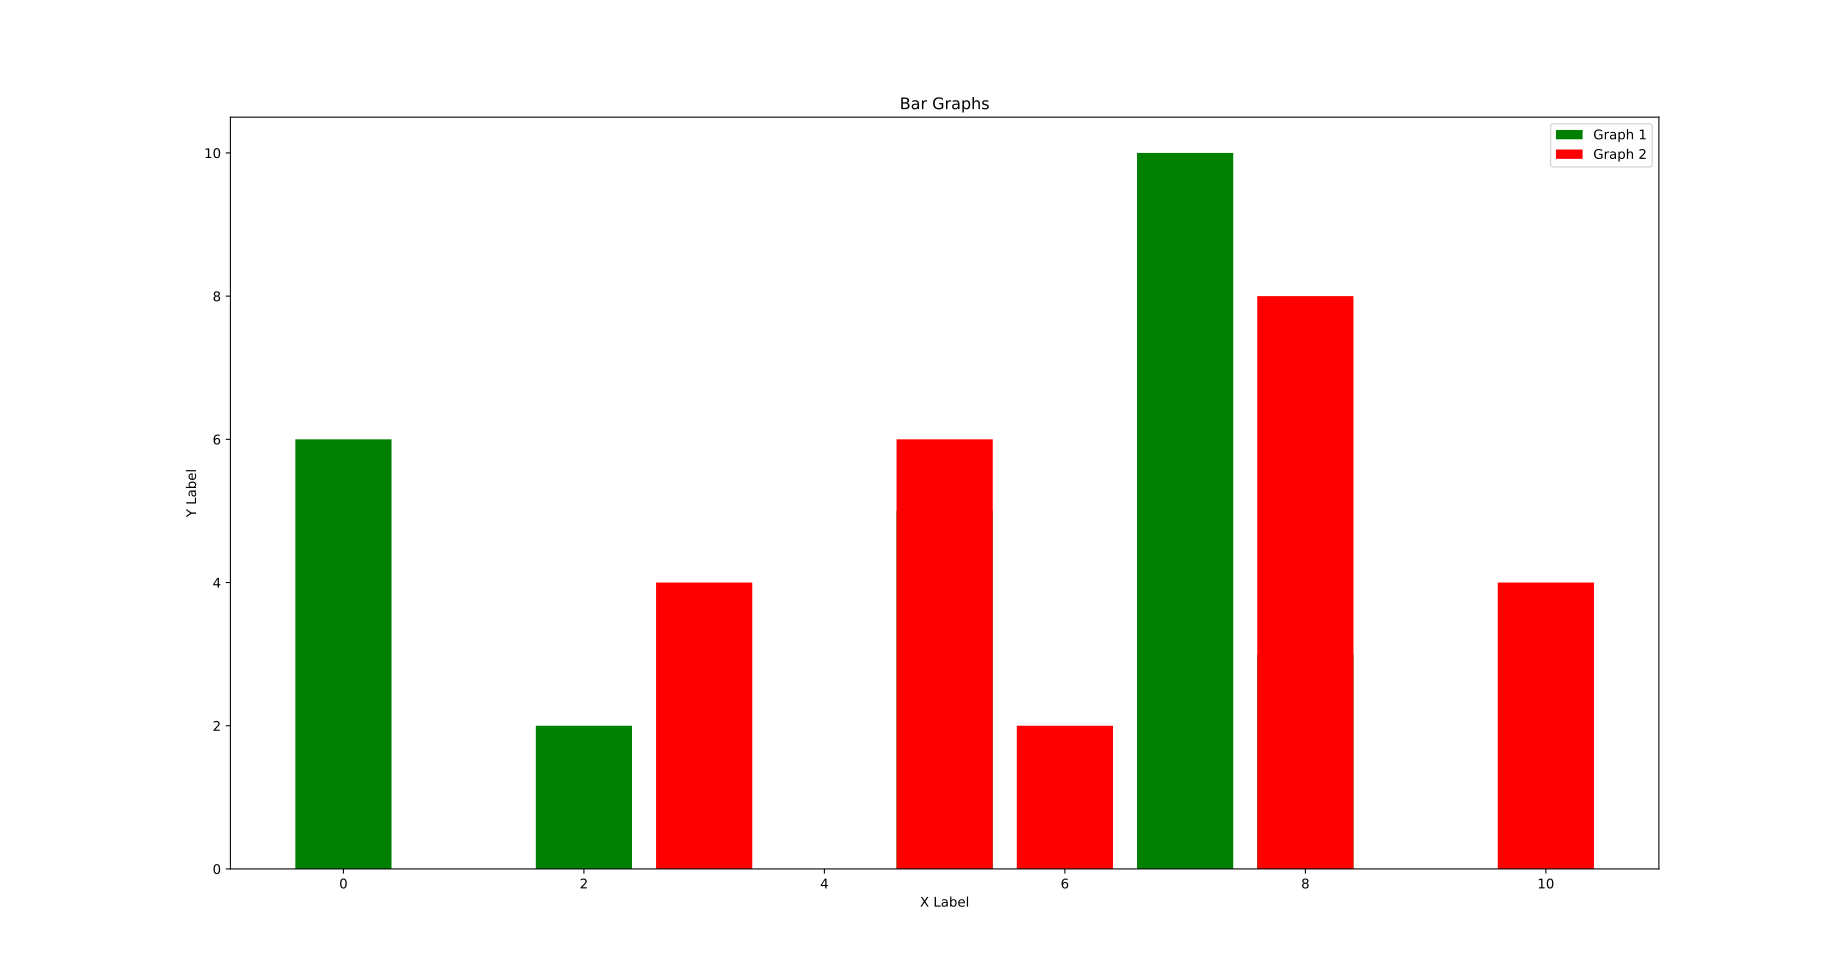

The Python source for this figure:
# Date 16-06-2021

import matplotlib.pyplot as plt

x = [8,   0,   2,  5,   7]
y = [3,   6,   2,  5,  10]

x2 = [8,  10,   5,  6,   3]
y2 = [8,  4,   6,  2, 4]


plt.bar(x, y, label='Graph 1', color='g')
plt.bar(x2, y2, label='Graph 2', color='r')

plt.xlabel('X Label')
plt.ylabel('Y Label')
plt.title('Bar Graphs')
plt.legend()
plt.show()
